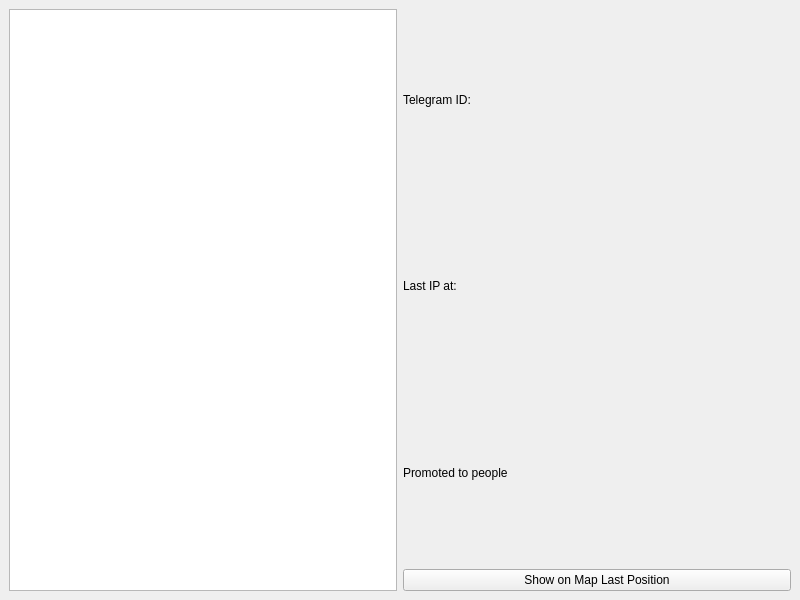
<?xml version="1.0" encoding="UTF-8"?>
<ui version="4.0">
 <class>MainWindow</class>
 <widget class="QMainWindow" name="MainWindow">
  <property name="geometry">
   <rect>
    <x>0</x>
    <y>0</y>
    <width>800</width>
    <height>600</height>
   </rect>
  </property>
  <property name="windowTitle">
   <string>MainWindow</string>
  </property>
  <widget class="QWidget" name="centralwidget">
   <layout class="QVBoxLayout" name="verticalLayout">
    <item>
     <layout class="QHBoxLayout" name="horizontalLayout">
      <item>
       <widget class="QListView" name="listView">
        <property name="sizePolicy">
         <sizepolicy hsizetype="Minimum" vsizetype="Expanding">
          <horstretch>0</horstretch>
          <verstretch>0</verstretch>
         </sizepolicy>
        </property>
       </widget>
      </item>
      <item>
       <layout class="QGridLayout" name="gridLayout">
        <item row="0" column="0">
         <widget class="QLabel" name="label">
          <property name="sizePolicy">
           <sizepolicy hsizetype="Preferred" vsizetype="Minimum">
            <horstretch>0</horstretch>
            <verstretch>0</verstretch>
           </sizepolicy>
          </property>
          <property name="text">
           <string>Telegram ID:</string>
          </property>
         </widget>
        </item>
        <item row="2" column="0">
         <widget class="QLabel" name="label_3">
          <property name="text">
           <string>Promoted to people</string>
          </property>
         </widget>
        </item>
        <item row="1" column="0">
         <widget class="QLabel" name="label_2">
          <property name="sizePolicy">
           <sizepolicy hsizetype="Preferred" vsizetype="Minimum">
            <horstretch>0</horstretch>
            <verstretch>0</verstretch>
           </sizepolicy>
          </property>
          <property name="text">
           <string>Last IP at:</string>
          </property>
         </widget>
        </item>
        <item row="3" column="0">
         <widget class="QPushButton" name="pushButton">
          <property name="text">
           <string>Show on Map Last Position</string>
          </property>
         </widget>
        </item>
       </layout>
      </item>
     </layout>
    </item>
   </layout>
  </widget>
 </widget>
 <resources/>
 <connections/>
</ui>
